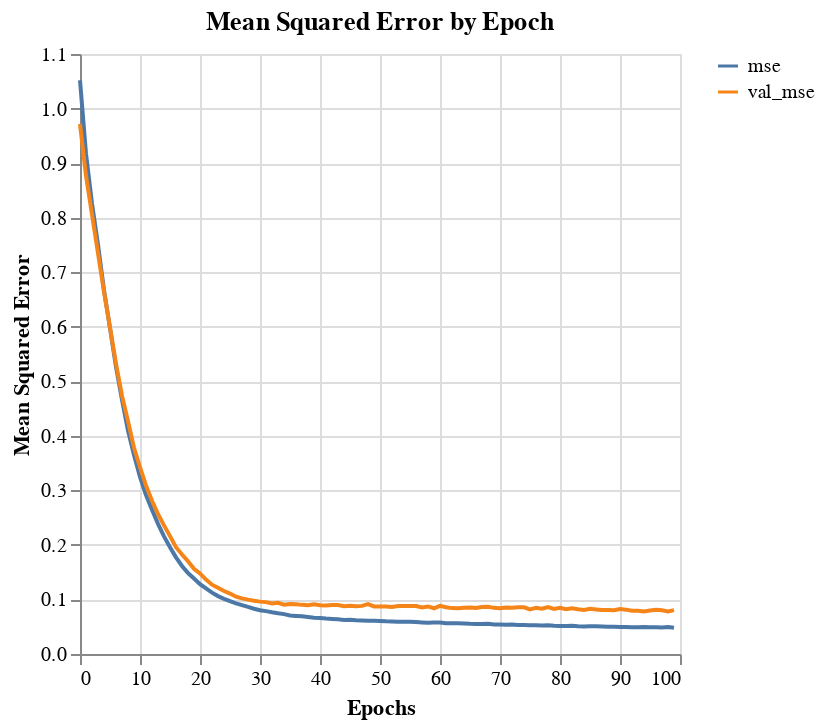
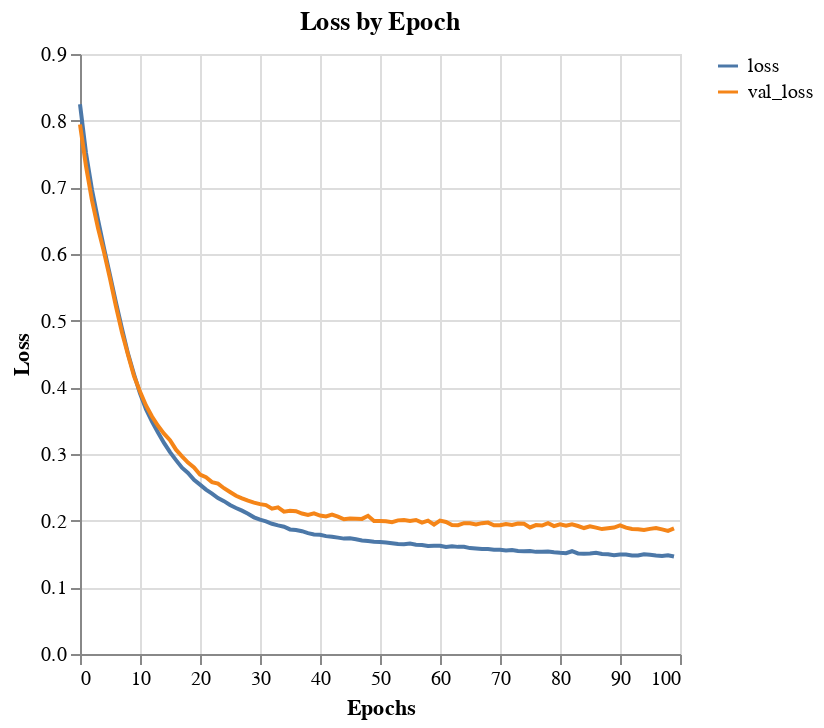

The notebook cell saved with these charts, in order:
### Code cell
plot_model_history(history_df, feature='mse', name="initial_NN", tuner=True)
plot_model_history(history_df, feature='loss', name="initial_NN", tuner=True)

### Figure 1 — Vega-Lite specification as saved in the notebook (floating-point values rounded to 4 significant figures)
{"config": {"view": {"continuousWidth": 300, "continuousHeight": 300}}, "repeat": {"layer": ["mse", "val_mse"]}, "spec": {"data": {"name": "data-64863481c5d97191858ca6659e212ac7"}, "mark": {"type": "line"}, "encoding": {"color": {"datum": {"repeat": "layer"}}, "x": {"field": "index", "title": "Epochs", "type": "quantitative"}, "y": {"field": {"repeat": "layer"}, "title": "Mean Squared Error", "type": "quantitative"}}}, "title": "Mean Squared Error by Epoch", "$schema": "https://vega.github.io/schema/vega-lite/v5.20.1.json", "datasets": {"data-64863481c5d97191858ca6659e212ac7": [{"index": 0, "mse": 1.052, "val_mse": 0.9717}, {"index": 1, "mse": 0.9172, "val_mse": 0.8769}, {"index": 2, "mse": 0.8259, "val_mse": 0.8058}, {"index": 3, "mse": 0.7504, "val_mse": 0.7349}, {"index": 4, "mse": 0.6671, "val_mse": 0.6638}, {"index": 5, "mse": 0.5971, "val_mse": 0.599}, {"index": 6, "mse": 0.5264, "val_mse": 0.532}, {"index": 7, "mse": 0.4657, "val_mse": 0.4736}, {"index": 8, "mse": 0.4097, "val_mse": 0.4269}, {"index": 9, "mse": 0.365, "val_mse": 0.3781}, {"index": 10, "mse": 0.3244, "val_mse": 0.3424}, {"index": 11, "mse": 0.2915, "val_mse": 0.309}, {"index": 12, "mse": 0.2644, "val_mse": 0.281}, {"index": 13, "mse": 0.2386, "val_mse": 0.2566}, {"index": 14, "mse": 0.2157, "val_mse": 0.2359}, {"index": 15, "mse": 0.1957, "val_mse": 0.2161}, {"index": 16, "mse": 0.1772, "val_mse": 0.1957}, {"index": 17, "mse": 0.1613, "val_mse": 0.1825}, {"index": 18, "mse": 0.1485, "val_mse": 0.1701}, {"index": 19, "mse": 0.1384, "val_mse": 0.1562}, {"index": 20, "mse": 0.1281, "val_mse": 0.1477}, {"index": 21, "mse": 0.1202, "val_mse": 0.1363}, {"index": 22, "mse": 0.1125, "val_mse": 0.1271}, {"index": 23, "mse": 0.1062, "val_mse": 0.1213}, {"index": 24, "mse": 0.1012, "val_mse": 0.1155}, {"index": 25, "mse": 0.09689, "val_mse": 0.1108}, {"index": 26, "mse": 0.09278, "val_mse": 0.105}, {"index": 27, "mse": 0.08955, "val_mse": 0.102}, {"index": 28, "mse": 0.08647, "val_mse": 0.09965}, {"index": 29, "mse": 0.08304, "val_mse": 0.09771}, {"index": 30, "mse": 0.08027, "val_mse": 0.09603}, {"index": 31, "mse": 0.07864, "val_mse": 0.09511}, {"index": 32, "mse": 0.07639, "val_mse": 0.09249}, {"index": 33, "mse": 0.07458, "val_mse": 0.09376}, {"index": 34, "mse": 0.07313, "val_mse": 0.09031}, {"index": 35, "mse": 0.07072, "val_mse": 0.09145}, {"index": 36, "mse": 0.06987, "val_mse": 0.09131}, {"index": 37, "mse": 0.06908, "val_mse": 0.09008}, {"index": 38, "mse": 0.06783, "val_mse": 0.08937}, {"index": 39, "mse": 0.06636, "val_mse": 0.09095}, {"index": 40, "mse": 0.06611, "val_mse": 0.08937}, {"index": 41, "mse": 0.06488, "val_mse": 0.08883}, {"index": 42, "mse": 0.06425, "val_mse": 0.08997}, {"index": 43, "mse": 0.06381, "val_mse": 0.08978}, {"index": 44, "mse": 0.06254, "val_mse": 0.08766}, {"index": 45, "mse": 0.06301, "val_mse": 0.08852}, {"index": 46, "mse": 0.06202, "val_mse": 0.08769}, {"index": 47, "mse": 0.06148, "val_mse": 0.08822}, {"index": 48, "mse": 0.06094, "val_mse": 0.09139}, {"index": 49, "mse": 0.06115, "val_mse": 0.08719}, {"index": 50, "mse": 0.0604, "val_mse": 0.08695}, {"index": 51, "mse": 0.05985, "val_mse": 0.08728}, {"index": 52, "mse": 0.0597, "val_mse": 0.08604}, {"index": 53, "mse": 0.0592, "val_mse": 0.08807}, {"index": 54, "mse": 0.05892, "val_mse": 0.08815}, {"index": 55, "mse": 0.05908, "val_mse": 0.08786}, {"index": 56, "mse": 0.05847, "val_mse": 0.08798}, {"index": 57, "mse": 0.05783, "val_mse": 0.08534}, {"index": 58, "mse": 0.05731, "val_mse": 0.08721}, {"index": 59, "mse": 0.05759, "val_mse": 0.08384}, {"index": 60, "mse": 0.0576, "val_mse": 0.08837}, {"index": 61, "mse": 0.05642, "val_mse": 0.08574}, {"index": 62, "mse": 0.05652, "val_mse": 0.08411}, {"index": 63, "mse": 0.05638, "val_mse": 0.08393}, {"index": 64, "mse": 0.05595, "val_mse": 0.08462}, {"index": 65, "mse": 0.0553, "val_mse": 0.08523}, {"index": 66, "mse": 0.055, "val_mse": 0.08434}, {"index": 67, "mse": 0.05487, "val_mse": 0.08632}, {"index": 68, "mse": 0.05543, "val_mse": 0.08667}, {"index": 69, "mse": 0.05417, "val_mse": 0.08461}, {"index": 70, "mse": 0.05426, "val_mse": 0.08378}, {"index": 71, "mse": 0.05348, "val_mse": 0.08508}, {"index": 72, "mse": 0.05426, "val_mse": 0.08491}, {"index": 73, "mse": 0.05311, "val_mse": 0.08573}, {"index": 74, "mse": 0.05324, "val_mse": 0.08563}, {"index": 75, "mse": 0.05275, "val_mse": 0.08189}, {"index": 76, "mse": 0.05256, "val_mse": 0.08463}, {"index": 77, "mse": 0.05235, "val_mse": 0.08321}, {"index": 78, "mse": 0.05269, "val_mse": 0.08609}, {"index": 79, "mse": 0.05184, "val_mse": 0.08246}, {"index": 80, "mse": 0.05124, "val_mse": 0.08466}, {"index": 81, "mse": 0.05145, "val_mse": 0.08217}, {"index": 82, "mse": 0.05199, "val_mse": 0.08374}, {"index": 83, "mse": 0.05104, "val_mse": 0.08198}, {"index": 84, "mse": 0.05043, "val_mse": 0.08082}, {"index": 85, "mse": 0.05066, "val_mse": 0.08272}, {"index": 86, "mse": 0.05106, "val_mse": 0.08151}, {"index": 87, "mse": 0.05045, "val_mse": 0.08048}, {"index": 88, "mse": 0.04998, "val_mse": 0.08055}, {"index": 89, "mse": 0.04988, "val_mse": 0.08009}, {"index": 90, "mse": 0.04953, "val_mse": 0.0823}, {"index": 91, "mse": 0.04968, "val_mse": 0.08133}, {"index": 92, "mse": 0.04916, "val_mse": 0.07927}, {"index": 93, "mse": 0.0489, "val_mse": 0.07921}, {"index": 94, "mse": 0.04932, "val_mse": 0.0781}, {"index": 95, "mse": 0.0491, "val_mse": 0.07965}, {"index": 96, "mse": 0.04889, "val_mse": 0.08095}, {"index": 97, "mse": 0.04873, "val_mse": 0.08019}, {"index": 98, "mse": 0.04942, "val_mse": 0.07807}, {"index": 99, "mse": 0.04811, "val_mse": 0.08046}]}}

### Figure 2 — Vega-Lite specification as saved in the notebook (floating-point values rounded to 4 significant figures)
{"config": {"view": {"continuousWidth": 300, "continuousHeight": 300}}, "repeat": {"layer": ["loss", "val_loss"]}, "spec": {"data": {"name": "data-ebdcea9fbe8eff13ad599acd9c6495a2"}, "mark": {"type": "line"}, "encoding": {"color": {"datum": {"repeat": "layer"}}, "x": {"field": "index", "title": "Epochs", "type": "quantitative"}, "y": {"field": {"repeat": "layer"}, "title": "Loss", "type": "quantitative"}}}, "title": "Loss by Epoch", "$schema": "https://vega.github.io/schema/vega-lite/v5.20.1.json", "datasets": {"data-ebdcea9fbe8eff13ad599acd9c6495a2": [{"index": 0, "loss": 0.8246, "val_loss": 0.7942}, {"index": 1, "loss": 0.7515, "val_loss": 0.7318}, {"index": 2, "loss": 0.6963, "val_loss": 0.6805}, {"index": 3, "loss": 0.6516, "val_loss": 0.6388}, {"index": 4, "loss": 0.6086, "val_loss": 0.603}, {"index": 5, "loss": 0.5684, "val_loss": 0.5633}, {"index": 6, "loss": 0.5271, "val_loss": 0.5213}, {"index": 7, "loss": 0.488, "val_loss": 0.4822}, {"index": 8, "loss": 0.4505, "val_loss": 0.449}, {"index": 9, "loss": 0.4197, "val_loss": 0.4169}, {"index": 10, "loss": 0.3909, "val_loss": 0.3937}, {"index": 11, "loss": 0.3671, "val_loss": 0.3729}, {"index": 12, "loss": 0.3488, "val_loss": 0.3563}, {"index": 13, "loss": 0.3324, "val_loss": 0.3423}, {"index": 14, "loss": 0.3167, "val_loss": 0.3305}, {"index": 15, "loss": 0.3027, "val_loss": 0.3207}, {"index": 16, "loss": 0.2908, "val_loss": 0.3065}, {"index": 17, "loss": 0.2794, "val_loss": 0.2966}, {"index": 18, "loss": 0.2717, "val_loss": 0.2871}, {"index": 19, "loss": 0.2613, "val_loss": 0.2797}, {"index": 20, "loss": 0.2541, "val_loss": 0.2692}, {"index": 21, "loss": 0.2467, "val_loss": 0.2652}, {"index": 22, "loss": 0.2407, "val_loss": 0.2579}, {"index": 23, "loss": 0.2339, "val_loss": 0.2555}, {"index": 24, "loss": 0.2293, "val_loss": 0.2487}, {"index": 25, "loss": 0.2235, "val_loss": 0.2429}, {"index": 26, "loss": 0.219, "val_loss": 0.2373}, {"index": 27, "loss": 0.215, "val_loss": 0.2334}, {"index": 28, "loss": 0.2104, "val_loss": 0.23}, {"index": 29, "loss": 0.205, "val_loss": 0.2271}, {"index": 30, "loss": 0.2015, "val_loss": 0.2248}, {"index": 31, "loss": 0.199, "val_loss": 0.2233}, {"index": 32, "loss": 0.1954, "val_loss": 0.218}, {"index": 33, "loss": 0.1929, "val_loss": 0.2199}, {"index": 34, "loss": 0.191, "val_loss": 0.2135}, {"index": 35, "loss": 0.1869, "val_loss": 0.2148}, {"index": 36, "loss": 0.1859, "val_loss": 0.2143}, {"index": 37, "loss": 0.1842, "val_loss": 0.2107}, {"index": 38, "loss": 0.1813, "val_loss": 0.2084}, {"index": 39, "loss": 0.1794, "val_loss": 0.211}, {"index": 40, "loss": 0.1789, "val_loss": 0.2077}, {"index": 41, "loss": 0.1768, "val_loss": 0.2064}, {"index": 42, "loss": 0.1759, "val_loss": 0.209}, {"index": 43, "loss": 0.1746, "val_loss": 0.2061}, {"index": 44, "loss": 0.1731, "val_loss": 0.202}, {"index": 45, "loss": 0.1734, "val_loss": 0.2034}, {"index": 46, "loss": 0.1721, "val_loss": 0.203}, {"index": 47, "loss": 0.1704, "val_loss": 0.2027}, {"index": 48, "loss": 0.1695, "val_loss": 0.2072}, {"index": 49, "loss": 0.1685, "val_loss": 0.1995}, {"index": 50, "loss": 0.1682, "val_loss": 0.1996}, {"index": 51, "loss": 0.1672, "val_loss": 0.1993}, {"index": 52, "loss": 0.1663, "val_loss": 0.1978}, {"index": 53, "loss": 0.1649, "val_loss": 0.2004}, {"index": 54, "loss": 0.1646, "val_loss": 0.2011}, {"index": 55, "loss": 0.1656, "val_loss": 0.1996}, {"index": 56, "loss": 0.1639, "val_loss": 0.2011}, {"index": 57, "loss": 0.1636, "val_loss": 0.197}, {"index": 58, "loss": 0.162, "val_loss": 0.2}, {"index": 59, "loss": 0.1624, "val_loss": 0.1942}, {"index": 60, "loss": 0.1624, "val_loss": 0.2002}, {"index": 61, "loss": 0.1606, "val_loss": 0.198}, {"index": 62, "loss": 0.1617, "val_loss": 0.1935}, {"index": 63, "loss": 0.1607, "val_loss": 0.1932}, {"index": 64, "loss": 0.1608, "val_loss": 0.1962}, {"index": 65, "loss": 0.1589, "val_loss": 0.196}, {"index": 66, "loss": 0.1581, "val_loss": 0.1944}, {"index": 67, "loss": 0.1574, "val_loss": 0.1963}, {"index": 68, "loss": 0.1576, "val_loss": 0.1971}, {"index": 69, "loss": 0.1566, "val_loss": 0.1932}, {"index": 70, "loss": 0.1563, "val_loss": 0.1931}, {"index": 71, "loss": 0.1553, "val_loss": 0.195}, {"index": 72, "loss": 0.156, "val_loss": 0.1937}, {"index": 73, "loss": 0.1545, "val_loss": 0.1956}, {"index": 74, "loss": 0.1543, "val_loss": 0.1953}, {"index": 75, "loss": 0.1545, "val_loss": 0.1899}, {"index": 76, "loss": 0.1532, "val_loss": 0.1934}, {"index": 77, "loss": 0.1534, "val_loss": 0.1927}, {"index": 78, "loss": 0.1538, "val_loss": 0.1962}, {"index": 79, "loss": 0.1527, "val_loss": 0.1918}, {"index": 80, "loss": 0.1519, "val_loss": 0.1945}, {"index": 81, "loss": 0.1513, "val_loss": 0.1925}, {"index": 82, "loss": 0.1542, "val_loss": 0.1946}, {"index": 83, "loss": 0.1509, "val_loss": 0.192}, {"index": 84, "loss": 0.1504, "val_loss": 0.1889}, {"index": 85, "loss": 0.1508, "val_loss": 0.1915}, {"index": 86, "loss": 0.1518, "val_loss": 0.1896}, {"index": 87, "loss": 0.1499, "val_loss": 0.1874}, {"index": 88, "loss": 0.1495, "val_loss": 0.1885}, {"index": 89, "loss": 0.1481, "val_loss": 0.1897}, {"index": 90, "loss": 0.1491, "val_loss": 0.1928}, {"index": 91, "loss": 0.1493, "val_loss": 0.1895}, {"index": 92, "loss": 0.1479, "val_loss": 0.1874}, {"index": 93, "loss": 0.1478, "val_loss": 0.1872}, {"index": 94, "loss": 0.1497, "val_loss": 0.186}, {"index": 95, "loss": 0.1488, "val_loss": 0.1877}, {"index": 96, "loss": 0.1478, "val_loss": 0.1891}, {"index": 97, "loss": 0.147, "val_loss": 0.1869}, {"index": 98, "loss": 0.1481, "val_loss": 0.1847}, {"index": 99, "loss": 0.1463, "val_loss": 0.1885}]}}
